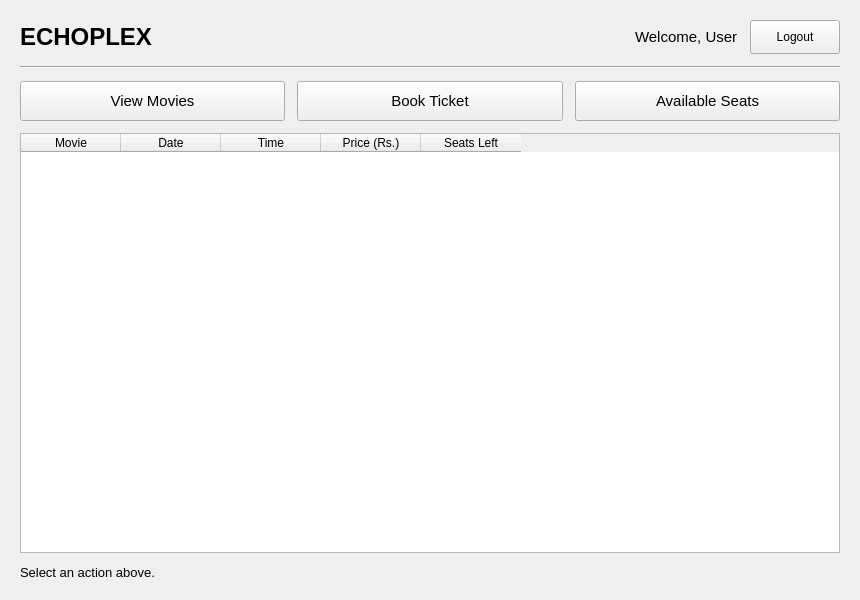
<?xml version="1.0" encoding="UTF-8"?>
<ui version="4.0">
 <class>MainWindow</class>
 <widget class="QMainWindow" name="MainWindow">
  <property name="geometry">
   <rect>
    <x>0</x>
    <y>0</y>
    <width>860</width>
    <height>600</height>
   </rect>
  </property>
  <property name="windowTitle">
   <string>User Menu - ECHOPLEX</string>
  </property>
  <widget class="QWidget" name="centralwidget">
   <layout class="QVBoxLayout" name="verticalLayout">
    <property name="spacing">
     <number>12</number>
    </property>
    <property name="leftMargin">
     <number>20</number>
    </property>
    <property name="topMargin">
     <number>20</number>
    </property>
    <property name="rightMargin">
     <number>20</number>
    </property>
    <property name="bottomMargin">
     <number>20</number>
    </property>
    <item>
     <layout class="QHBoxLayout" name="header_layout">
      <item>
       <widget class="QLabel" name="lbl_title">
        <property name="text">
         <string>ECHOPLEX</string>
        </property>
        <property name="font">
         <font>
          <pointsize>18</pointsize>
          <weight>75</weight>
          <bold>true</bold>
         </font>
        </property>
       </widget>
      </item>
      <item>
       <spacer name="spacerH">
        <property name="orientation">
         <enum>Qt::Horizontal</enum>
        </property>
        <property name="sizeHint" stdset="0">
         <size>
          <width>40</width>
          <height>20</height>
         </size>
        </property>
       </spacer>
      </item>
      <item>
       <widget class="QLabel" name="lbl_welcome">
        <property name="text">
         <string>Welcome, User</string>
        </property>
        <property name="font">
         <font>
          <pointsize>11</pointsize>
         </font>
        </property>
       </widget>
      </item>
      <item>
       <widget class="QPushButton" name="btn_logout">
        <property name="text">
         <string>Logout</string>
        </property>
        <property name="minimumSize">
         <size>
          <width>90</width>
          <height>34</height>
         </size>
        </property>
       </widget>
      </item>
     </layout>
    </item>
    <item>
     <widget class="Line" name="line">
      <property name="orientation">
       <enum>Qt::Horizontal</enum>
      </property>
     </widget>
    </item>
    <item>
     <layout class="QHBoxLayout" name="btn_layout">
      <item>
       <widget class="QPushButton" name="btn_view">
        <property name="text">
         <string>View Movies</string>
        </property>
        <property name="minimumSize">
         <size>
          <width>0</width>
          <height>40</height>
         </size>
        </property>
        <property name="font">
         <font>
          <pointsize>11</pointsize>
         </font>
        </property>
       </widget>
      </item>
      <item>
       <widget class="QPushButton" name="btn_book">
        <property name="text">
         <string>Book Ticket</string>
        </property>
        <property name="minimumSize">
         <size>
          <width>0</width>
          <height>40</height>
         </size>
        </property>
        <property name="font">
         <font>
          <pointsize>11</pointsize>
         </font>
        </property>
       </widget>
      </item>
      <item>
       <widget class="QPushButton" name="btn_seats">
        <property name="text">
         <string>Available Seats</string>
        </property>
        <property name="minimumSize">
         <size>
          <width>0</width>
          <height>40</height>
         </size>
        </property>
        <property name="font">
         <font>
          <pointsize>11</pointsize>
         </font>
        </property>
       </widget>
      </item>
     </layout>
    </item>
    <item>
     <widget class="QTableWidget" name="table_movies">
      <property name="minimumSize">
       <size>
        <width>0</width>
        <height>350</height>
       </size>
      </property>
      <property name="selectionBehavior">
       <enum>QAbstractItemView::SelectRows</enum>
      </property>
      <property name="editTriggers">
       <set>QAbstractItemView::NoEditTriggers</set>
      </property>
      <column>
       <property name="text">
        <string>Movie</string>
       </property>
      </column>
      <column>
       <property name="text">
        <string>Date</string>
       </property>
      </column>
      <column>
       <property name="text">
        <string>Time</string>
       </property>
      </column>
      <column>
       <property name="text">
        <string>Price (Rs.)</string>
       </property>
      </column>
      <column>
       <property name="text">
        <string>Seats Left</string>
       </property>
      </column>
     </widget>
    </item>
    <item>
     <widget class="QLabel" name="lbl_status">
      <property name="text">
       <string>Select an action above.</string>
      </property>
      <property name="font">
       <font>
        <pointsize>10</pointsize>
       </font>
      </property>
     </widget>
    </item>
   </layout>
  </widget>
 </widget>
 <resources/>
 <connections/>
</ui>
